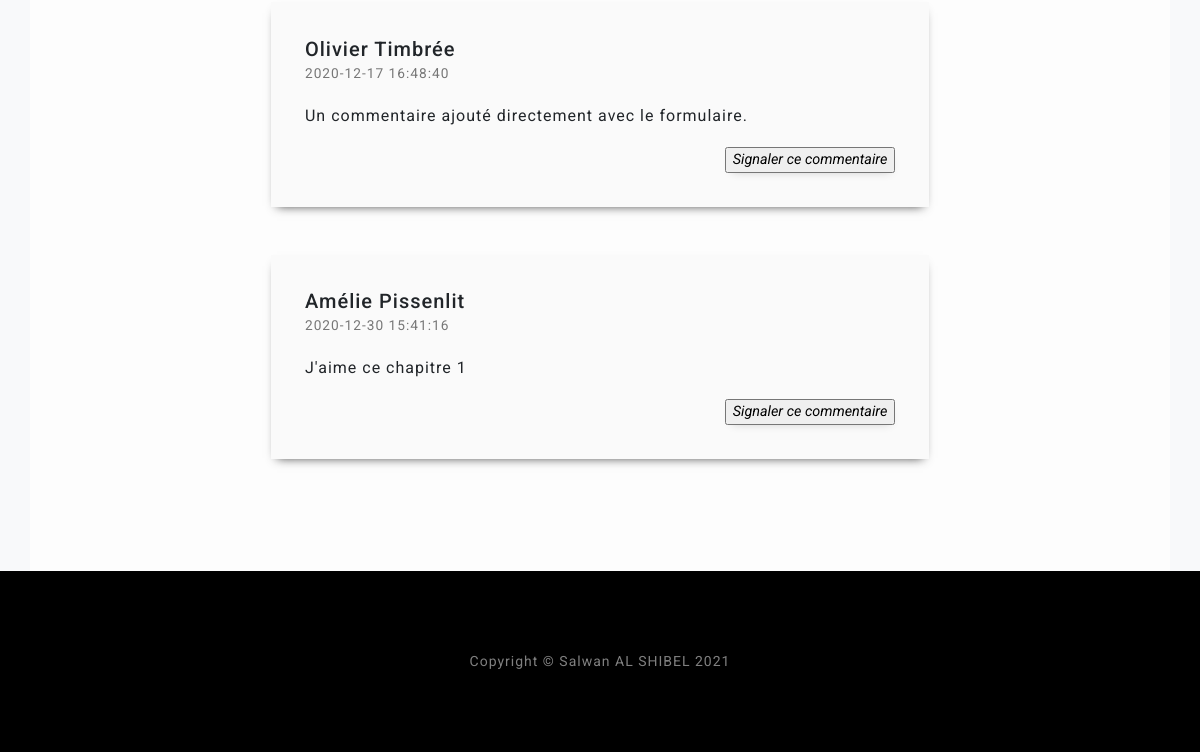
Before: /articles/chapitre/1 (lower part) with the older database file.
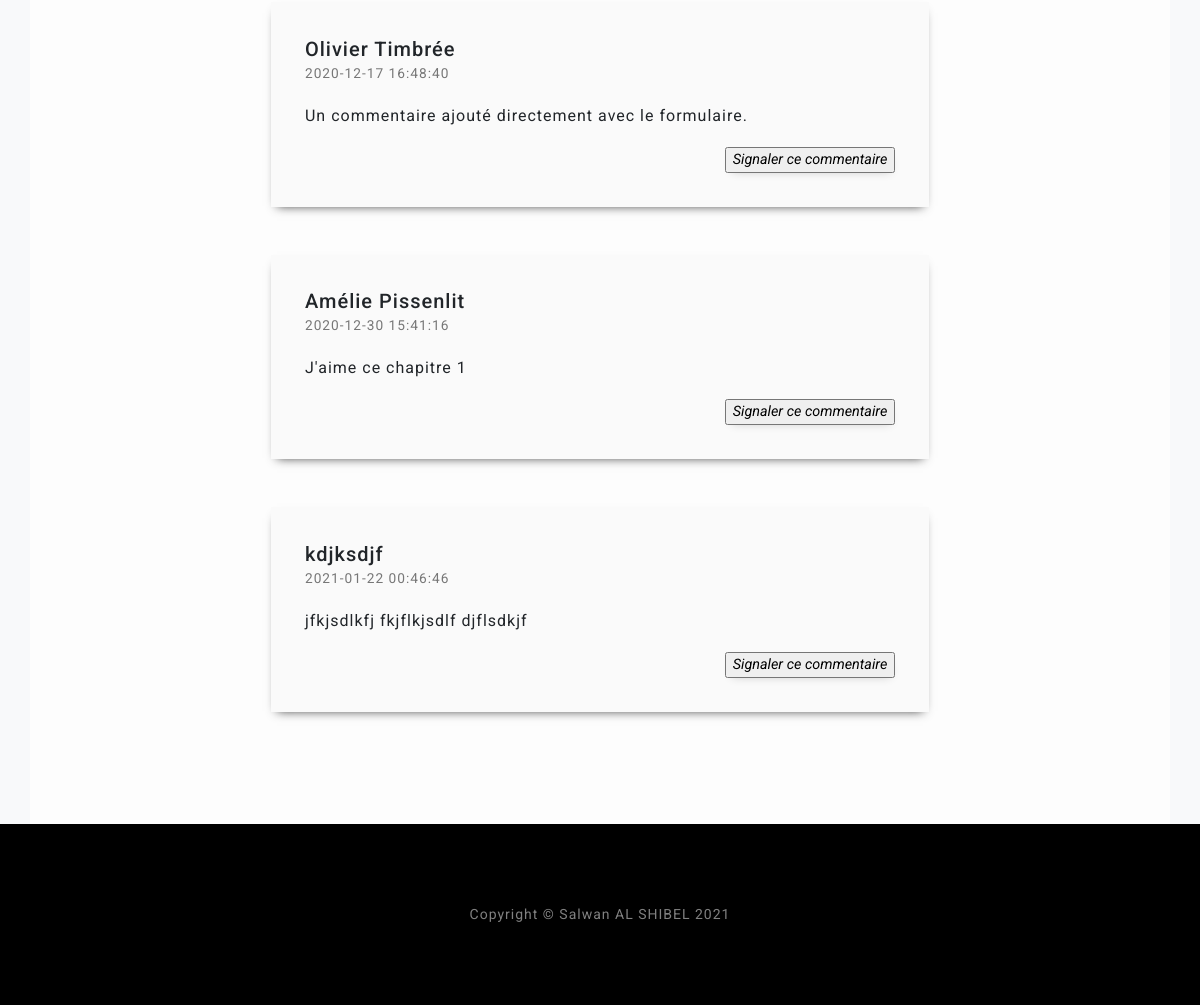
After: the same page with the newer database file.
### tables this page shows
CREATE TABLE IF NOT EXISTS `comments` (
  `id` int NOT NULL AUTO_INCREMENT,
  `name` varchar(255) NOT NULL,
  `create_date` datetime NOT NULL DEFAULT CURRENT_TIMESTAMP,
  `comment` text NOT NULL,
  `post_id` int NOT NULL,
  `flag` tinyint DEFAULT '0',
  PRIMARY KEY (`id`)
);

### app/controllers/ArticlesController.php (called while the page is built, shortened)
<?php
class ArticlesController extends Controller
{
    public function chapitre($URLparams3){
        $comments = $this->ModelComments->findCommentsByPostID($URLparams3);
        $this->render('chapitre', compact('article', 'comments'));
    }
}

### index.php (called while the page is built, shortened)
<?php
    require_once (ROOT.'app/models/ModelMain.php');
    $router = new Router();
    $router->requestRoute();
?>

### app/models/ModelComments.php (called while the page is built, shortened)
<?php
class ModelComments extends ModelMain{
    public function __construct(){
        $this->table = "comments";
    }
    public function findCommentsByPostID($postID){
        $sql = "SELECT * FROM ". $this->table ." WHERE post_id= :postID";
        $prepare = $this->_connection->prepare($sql);
        $prepare->execute(array(':postID' => $postID));
        return $prepare->fetchAll();
    }
}

### app/models/ModelMain.php (called while the page is built, shortened)
<?php
abstract class ModelMain
{
    private $host = "localhost";
    private $db_name = "jf_alaska";
    private $charset = "utf8";
    private $username = "root";
    private $password = "";
    public function getConnection(){
        try{
            $this->_connection = new PDO('mysql:host='.$this->host.';dbname='.$this->db_name.';charset='.$this->charset, $this->username, $this->password);
        }catch(PDOException $exception){
            echo 'Erreur : '. $exception->getMessage();
        }
    }
}

### app/views/chapitre.php (the view, shortened to what this page needs)
<div class= "commentaryContent container-lg">
    <div class="container-xxl">
        <div class="row">
            <?php foreach($comments as $comment): ?>
                <div class="row row-cols-1 comment">
                    <div class="col-md-8 commentDiv">
                        <div class="mb-15">
                            <h5 class="mb-0"><?=$comment['name']?></h5>
                            <span class="g-color-gray-dark-v4 g-font-size-12"><?=$comment['create_date']?></span>
                        </div>
                        <div class="mb-15 comment-text">
                            <?=$comment['comment']?>
                        </div>
                        <div class="mb-15 comment-flag">
                            <form method="post" action="../flagComment">
                                <div>
                                    <input id='flagBtn' type="submit" onclick="return confirm('Attention vous vous apprêtez à signaler un commentaire. Continuer ?');" value="Signaler ce commentaire"/>
                                </div>
                            </form>
                        </div>
                    </div>
                </div>
            <?php endforeach; ?>
        </div>
    </div>
</div>

Changed rows visible on the page:
added comments: name "kdjksdjf", create_date "2021-01-22 00:46:46", comment "jfkjsdlkfj fkjflkjsdlf djflsdkjf"
